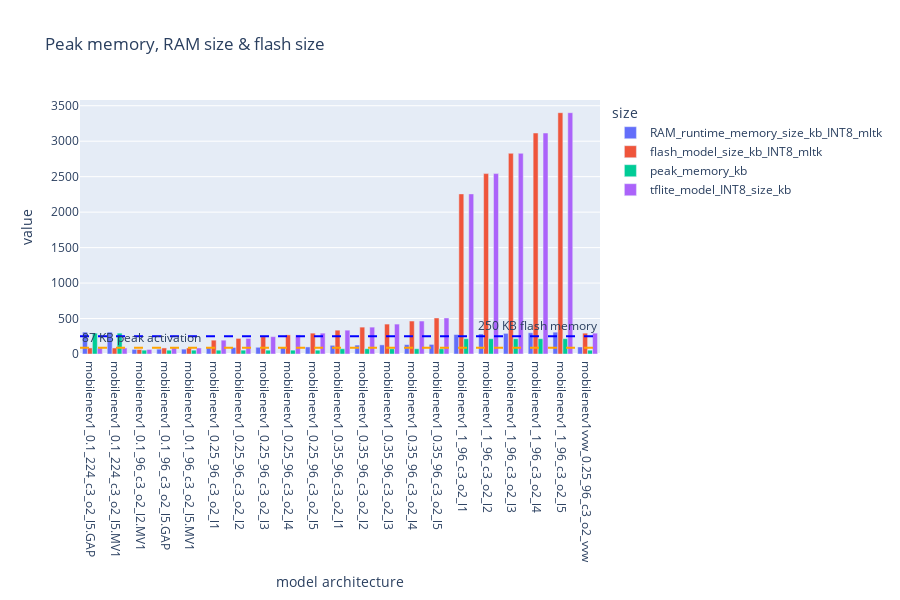

This figure's notebook cell:
### Code cell
mbnv1_size_df_long = create_size_df_long(mbnv1_df)
mbnv1_memory_fig = memory_fig(mbnv1_size_df_long)

### Figure 1 — Plotly figure (JSON) as saved in the notebook; plotly's stock layout.template omitted (floating-point values rounded to 4 significant figures)
{"data": [{"alignmentgroup": "True", "hovertemplate": "size=RAM_runtime_memory_size_kb_INT8_mltk<br>model architecture=%{x}<br>value=%{y}<extra></extra>", "legendgroup": "RAM_runtime_memory_size_kb_INT8_mltk", "marker": {"color": "#636efa", "pattern": {"shape": ""}}, "name": "RAM_runtime_memory_size_kb_INT8_mltk", "offsetgroup": "RAM_runtime_memory_size_kb_INT8_mltk", "orientation": "v", "showlegend": true, "textposition": "auto", "type": "bar", "x": ["mobilenetv1_0.1_224_c3_o2_l5.GAP", "mobilenetv1_0.1_224_c3_o2_l5.MV1", "mobilenetv1_0.1_96_c3_o2_l2.MV1", "mobilenetv1_0.1_96_c3_o2_l5.GAP", "mobilenetv1_0.1_96_c3_o2_l5.MV1", "mobilenetv1_0.25_96_c3_o2_l1", "mobilenetv1_0.25_96_c3_o2_l2", "mobilenetv1_0.25_96_c3_o2_l3", "mobilenetv1_0.25_96_c3_o2_l4", "mobilenetv1_0.25_96_c3_o2_l5", "mobilenetv1_0.35_96_c3_o2_l1", "mobilenetv1_0.35_96_c3_o2_l2", "mobilenetv1_0.35_96_c3_o2_l3", "mobilenetv1_0.35_96_c3_o2_l4", "mobilenetv1_0.35_96_c3_o2_l5", "mobilenetv1_1_96_c3_o2_l1", "mobilenetv1_1_96_c3_o2_l2", "mobilenetv1_1_96_c3_o2_l3", "mobilenetv1_1_96_c3_o2_l4", "mobilenetv1_1_96_c3_o2_l5", "mobilenetv1vvw_0.25_96_c3_o2_vvw"], "xaxis": "x", "y": [308.7, 308.6, 65.14, 68.67, 68.59, 90.11, 92.48, 94.84, 97.2, 99.57, 122.7, 125.8, 129.1, 132.2, 135.4, 274.2, 282.6, 291.0, 299.3, 307.7, 99.13], "yaxis": "y"}, {"alignmentgroup": "True", "hovertemplate": "size=flash_model_size_kb_INT8_mltk<br>model architecture=%{x}<br>value=%{y}<extra></extra>", "legendgroup": "flash_model_size_kb_INT8_mltk", "marker": {"color": "#EF553B", "pattern": {"shape": ""}}, "name": "flash_model_size_kb_INT8_mltk", "offsetgroup": "flash_model_size_kb_INT8_mltk", "orientation": "v", "showlegend": true, "textposition": "auto", "type": "bar", "x": ["mobilenetv1_0.1_224_c3_o2_l5.GAP", "mobilenetv1_0.1_224_c3_o2_l5.MV1", "mobilenetv1_0.1_96_c3_o2_l2.MV1", "mobilenetv1_0.1_96_c3_o2_l5.GAP", "mobilenetv1_0.1_96_c3_o2_l5.MV1", "mobilenetv1_0.25_96_c3_o2_l1", "mobilenetv1_0.25_96_c3_o2_l2", "mobilenetv1_0.25_96_c3_o2_l3", "mobilenetv1_0.25_96_c3_o2_l4", "mobilenetv1_0.25_96_c3_o2_l5", "mobilenetv1_0.35_96_c3_o2_l1", "mobilenetv1_0.35_96_c3_o2_l2", "mobilenetv1_0.35_96_c3_o2_l3", "mobilenetv1_0.35_96_c3_o2_l4", "mobilenetv1_0.35_96_c3_o2_l5", "mobilenetv1_1_96_c3_o2_l1", "mobilenetv1_1_96_c3_o2_l2", "mobilenetv1_1_96_c3_o2_l3", "mobilenetv1_1_96_c3_o2_l4", "mobilenetv1_1_96_c3_o2_l5", "mobilenetv1vvw_0.25_96_c3_o2_vvw"], "xaxis": "x", "y": [85.5, 85.13, 64.02, 85.28, 85.13, 195.1, 219.8, 244.6, 269.4, 294.2, 336.1, 379.0, 421.9, 464.8, 507.8, 2257.0, 2543.0, 2829.0, 3115.0, 3402.0, 294.0], "yaxis": "y"}, {"alignmentgroup": "True", "hovertemplate": "size=peak_memory_kb<br>model architecture=%{x}<br>value=%{y}<extra></extra>", "legendgroup": "peak_memory_kb", "marker": {"color": "#00cc96", "pattern": {"shape": ""}}, "name": "peak_memory_kb", "offsetgroup": "peak_memory_kb", "orientation": "v", "showlegend": true, "textposition": "auto", "type": "bar", "x": ["mobilenetv1_0.1_224_c3_o2_l5.GAP", "mobilenetv1_0.1_224_c3_o2_l5.MV1", "mobilenetv1_0.1_96_c3_o2_l2.MV1", "mobilenetv1_0.1_96_c3_o2_l5.GAP", "mobilenetv1_0.1_96_c3_o2_l5.MV1", "mobilenetv1_0.25_96_c3_o2_l1", "mobilenetv1_0.25_96_c3_o2_l2", "mobilenetv1_0.25_96_c3_o2_l3", "mobilenetv1_0.25_96_c3_o2_l4", "mobilenetv1_0.25_96_c3_o2_l5", "mobilenetv1_0.35_96_c3_o2_l1", "mobilenetv1_0.35_96_c3_o2_l2", "mobilenetv1_0.35_96_c3_o2_l3", "mobilenetv1_0.35_96_c3_o2_l4", "mobilenetv1_0.35_96_c3_o2_l5", "mobilenetv1_1_96_c3_o2_l1", "mobilenetv1_1_96_c3_o2_l2", "mobilenetv1_1_96_c3_o2_l3", "mobilenetv1_1_96_c3_o2_l4", "mobilenetv1_1_96_c3_o2_l5", "mobilenetv1vvw_0.25_96_c3_o2_vvw"], "xaxis": "x", "y": [294, 294, 54, 54, 54, 54, 54, 54, 54, 54, 74.25, 74.25, 74.25, 74.25, 74.25, 216, 216, 216, 216, 216, 54], "yaxis": "y"}, {"alignmentgroup": "True", "hovertemplate": "size=tflite_model_INT8_size_kb<br>model architecture=%{x}<br>value=%{y}<extra></extra>", "legendgroup": "tflite_model_INT8_size_kb", "marker": {"color": "#ab63fa", "pattern": {"shape": ""}}, "name": "tflite_model_INT8_size_kb", "offsetgroup": "tflite_model_INT8_size_kb", "orientation": "v", "showlegend": true, "textposition": "auto", "type": "bar", "x": ["mobilenetv1_0.1_224_c3_o2_l5.GAP", "mobilenetv1_0.1_224_c3_o2_l5.MV1", "mobilenetv1_0.1_96_c3_o2_l2.MV1", "mobilenetv1_0.1_96_c3_o2_l5.GAP", "mobilenetv1_0.1_96_c3_o2_l5.MV1", "mobilenetv1_0.25_96_c3_o2_l1", "mobilenetv1_0.25_96_c3_o2_l2", "mobilenetv1_0.25_96_c3_o2_l3", "mobilenetv1_0.25_96_c3_o2_l4", "mobilenetv1_0.25_96_c3_o2_l5", "mobilenetv1_0.35_96_c3_o2_l1", "mobilenetv1_0.35_96_c3_o2_l2", "mobilenetv1_0.35_96_c3_o2_l3", "mobilenetv1_0.35_96_c3_o2_l4", "mobilenetv1_0.35_96_c3_o2_l5", "mobilenetv1_1_96_c3_o2_l1", "mobilenetv1_1_96_c3_o2_l2", "mobilenetv1_1_96_c3_o2_l3", "mobilenetv1_1_96_c3_o2_l4", "mobilenetv1_1_96_c3_o2_l5", "mobilenetv1vvw_0.25_96_c3_o2_vvw"], "xaxis": "x", "y": [85.5, 85.13, 64.02, 85.28, 85.13, 195.1, 219.8, 244.6, 269.4, 294.2, 336.1, 379.0, 421.9, 464.8, 507.8, 2257.0, 2543.0, 2829.0, 3115.0, 3402.0, 294.0], "yaxis": "y"}], "layout": {"annotations": [{"showarrow": false, "text": "87 KB peak activation", "x": 0, "xanchor": "left", "xref": "x domain", "y": 87, "yanchor": "bottom", "yref": "y"}, {"showarrow": false, "text": "250 KB flash memory", "x": 1, "xanchor": "right", "xref": "x domain", "y": 250, "yanchor": "bottom", "yref": "y"}], "barmode": "group", "height": 600, "legend": {"title": {"text": "size"}, "tracegroupgap": 0}, "shapes": [{"line": {"color": "orange", "dash": "dash", "width": 2}, "type": "line", "x0": 0, "x1": 1, "xref": "x domain", "y0": 87, "y1": 87, "yref": "y"}, {"line": {"color": "blue", "dash": "dash", "width": 2}, "type": "line", "x0": 0, "x1": 1, "xref": "x domain", "y0": 250, "y1": 250, "yref": "y"}], "title": {"text": "Peak memory, RAM size & flash size"}, "xaxis": {"anchor": "y", "domain": [0, 1], "title": {"text": "model architecture"}}, "yaxis": {"anchor": "x", "domain": [0, 1], "title": {"text": "value"}}}}
